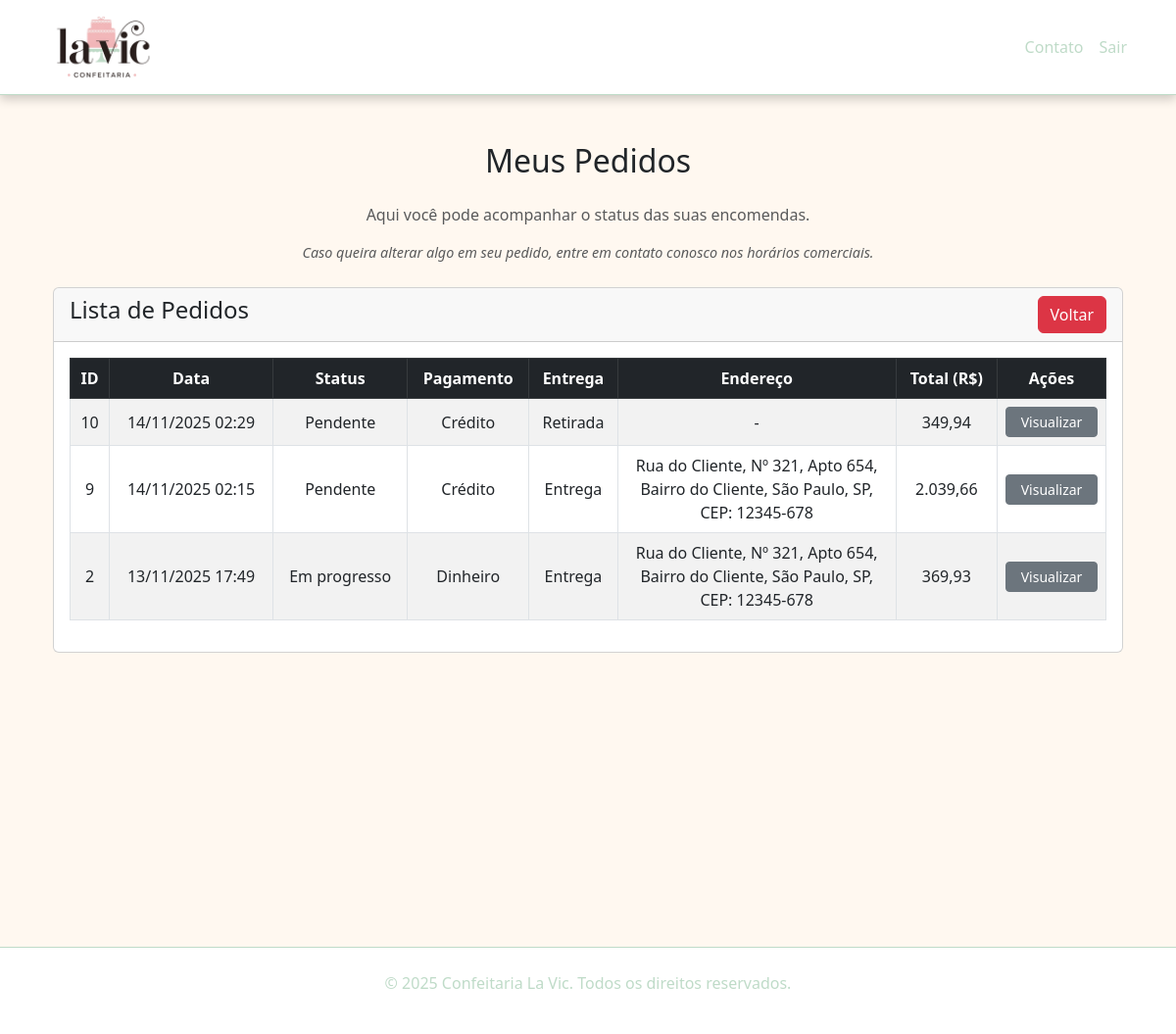
The page /pedidos-user.php (signed in) on the database its author committed.
### tables this page shows
CREATE TABLE `pedidos` (
  `id` int(11) NOT NULL,
  `id_usuario` int(11) NOT NULL,
  `status` enum('Pendente','Em progresso','A caminho','Entregue') DEFAULT 'Pendente',
  `forma_pagamento` enum('Dinheiro','Débito','Crédito') DEFAULT 'Dinheiro',
  `entrega` enum('Entrega','Retirada') DEFAULT 'Entrega',
  `data_pedido` datetime DEFAULT current_timestamp(),
  `total` decimal(10,2) DEFAULT 0.00
);

### pedidos-user.php (the view, shortened to what this page needs)
<?php
require('conexao.php');
$id_usuario = $_SESSION['id'];
$sql = "SELECT
            p.*,
            u.nome AS nome_usuario,
            u.rua, u.numero, u.complemento, u.bairro, u.cidade, u.estado, u.cep
        FROM pedidos p
        LEFT JOIN usuarios u ON p.id_usuario = u.id
        WHERE p.id_usuario = $id_usuario
        ORDER BY p.id DESC";
$pedidos = mysqli_query($conexao, $sql);
?>
<!DOCTYPE html>
<html lang="pt-br">
<head>
  <link href="https://cdn.jsdelivr.net/npm/bootstrap@5.3.0/dist/css/bootstrap.min.css" rel="stylesheet">
  <link rel="stylesheet" href="assets/css/style.css">
</head>
<body>
  <nav class="navbar navbar-expand-lg custom-navbar">
    <div class="container">
      <a class="navbar-brand" href="index.html">
        <img src="assets/img/logo.png" alt="Confeitaria La Vic" height="70">
      </a>
      <div class="collapse navbar-collapse" id="navbarNav">
        <ul class="navbar-nav ms-auto">
          <li class="nav-item"><a class="nav-link" href="contato-user.html">Contato</a></li>
          <li class="nav-item"><a class="nav-link" href="logout.php">Sair</a></li>
        </ul>
      </div>
    </div>
  </nav>
  <div class="container mt-5">
  <h2 class="text-center mb-4">Meus Pedidos</h2>
  <p class="text-center text-muted">Aqui você pode acompanhar o status das suas encomendas.</p>
  <p class="text-center text-muted" style="font-size: 0.9rem;">
    <em>Caso queira alterar algo em seu pedido, entre em contato conosco nos horários comerciais.</em>
  </p>
    <div class="container mt-4 custom-work-container">
      <div class="row">
        <div class="col-md-12">
          <div class="card">
            <div class="card-header">
              <h4>Lista de Pedidos
                <a href="painel_cliente.php" class="btn btn-danger float-end">Voltar</a>
              </h4>
            </div>
            <div class="card-body table-responsive">
              <table class="table table-bordered table-striped align-middle text-center">
                <thead class="table-dark">
                  <tr>
                    <th>ID</th>
                    <th>Data</th>
                    <th>Status</th>
                    <th>Pagamento</th>
                    <th>Entrega</th>
                    <th>Endereço</th>
                    <th>Total (R$)</th>
                    <th>Ações</th>
                  </tr>
                </thead>
                <tbody>
                  <?php
                  if (mysqli_num_rows($pedidos) > 0) {
                    foreach ($pedidos as $pedido) {
                      $endereco = '-';
                      if (strtolower($pedido['entrega']) === 'entrega') {
                        $partes = [];
                        if (!empty($pedido['rua'])) $partes[] = $pedido['rua'];
                        if (!empty($pedido['numero'])) $partes[] = 'Nº ' . $pedido['numero'];
                        if (!empty($pedido['complemento'])) $partes[] = $pedido['complemento'];
                        if (!empty($pedido['bairro'])) $partes[] = $pedido['bairro'];
                        if (!empty($pedido['cidade'])) $partes[] = $pedido['cidade'];
                        if (!empty($pedido['estado'])) $partes[] = $pedido['estado'];
                        if (!empty($pedido['cep'])) $partes[] = 'CEP: ' . $pedido['cep'];
                        $endereco = implode(', ', $partes);
                      }
                  ?>
                    <tr>
                      <td><?= $pedido['id'] ?></td>
                      <td><?= date('d/m/Y H:i', strtotime($pedido['data_pedido'])) ?></td>
                      <td><?= htmlspecialchars($pedido['status']) ?></td>
                      <td><?= htmlspecialchars($pedido['forma_pagamento']) ?></td>
                      <td><?= htmlspecialchars($pedido['entrega']) ?></td>
                      <td style="max-width:250px;"><?= htmlspecialchars($endereco) ?></td>
                      <td><?= number_format($pedido['total'], 2, ',', '.') ?></td>
                      <td>
                        <a href="pedido-view-user.php?id=<?= $pedido['id'] ?>" class="btn btn-secondary btn-sm w-100">
                          Visualizar
                        </a>
                      </td>
                    </tr>
                  <?php
                    }
                  } else {
                    echo '<tr><td colspan="8"><h5 class="text-center text-muted">Você ainda não fez nenhum pedido.</h5></td></tr>';
                  }
                  ?>
                </tbody>
              </table>
            </div>
          </div>
        </div>
      </div>
    </div>
  </div>
  <footer class="text-white text-center py-4 custom-footer">
    <p>&copy; 2025 Confeitaria La Vic. Todos os direitos reservados.</p>
  </footer>
</body>
</html>

### assets/css/style.css (style rules this page uses)
body { background-color: #fff8f0; }
.custom-navbar { background-color: white; border-bottom: 1px solid #BFDBC8 ; box-shadow: 0 4px 10px rgba(0, 0, 0, 0.2); }
.custom-navbar .nav-link { color: #BFDBC8; }
.banner-custom h1, p { color: white; }
.custom-footer { margin-top: 25%; background-color: white; border-top: 1px solid #BFDBC8 ; }
.custom-footer p { color: #BFDBC8; }

### rows shown on the page
pedidos: id "10", data_pedido "14/11/2025 02:29", status "Pendente", forma_pagamento "Crédito", entrega "Retirada", endereco "-", total "349,94"
pedidos: id "9", data_pedido "14/11/2025 02:15", status "Pendente", forma_pagamento "Crédito", entrega "Entrega", endereco "Rua do Cliente, Nº 321, Apto 654, Bairro do Cliente, São Paulo, SP, CEP: 12345-678", total "2.039,66"
pedidos: id "2", data_pedido "13/11/2025 17:49", status "Em progresso", forma_pagamento "Dinheiro", entrega "Entrega", endereco "Rua do Cliente, Nº 321, Apto 654, Bairro do Cliente, São Paulo, SP, CEP: 12345-678", total "369,93"
